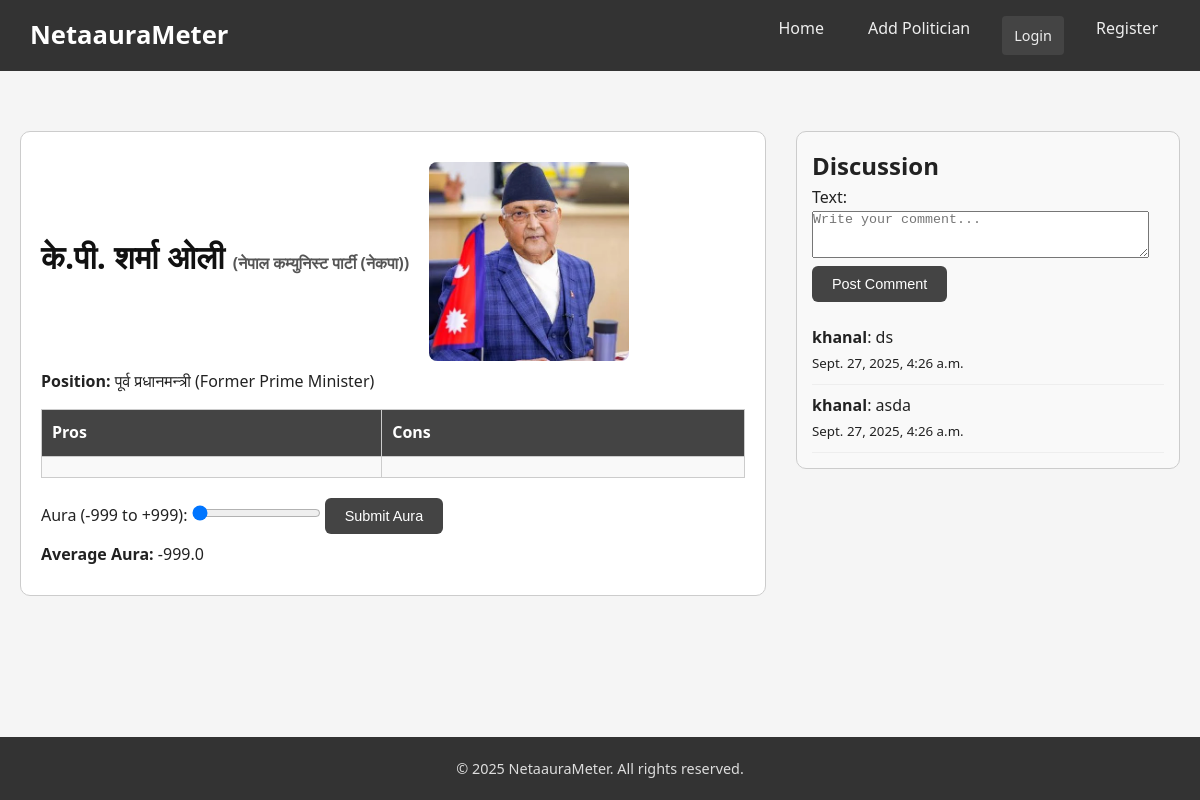
/politicians/1/, run on the app's committed database.
### core/models.py (models this page shows, shortened)
class Politician(models.Model):
    name = models.CharField(max_length=255)
    party = models.CharField(max_length=255, blank=True, null=True)
    position = models.CharField(max_length=255, blank=True, null=True)
    biography = models.TextField(blank=True)
    social_links = models.JSONField(default=dict, blank=True,null=True)  # {"twitter": "..."}
    tags = models.CharField(max_length=255, blank=True)
    image = models.ImageField(upload_to="politicians/")
    average_aura = models.FloatField(default=0.0)
    is_approved = models.BooleanField(default=False)
    created_by = models.ForeignKey(User, on_delete=models.SET_NULL, null=True)
    created_at = models.DateTimeField(auto_now_add=True)

class Comment(models.Model):
    politician = models.ForeignKey(Politician, on_delete=models.CASCADE, related_name="comments")
    user = models.ForeignKey(settings.AUTH_USER_MODEL, on_delete=models.CASCADE)
    text = models.TextField()
    created_at = models.DateTimeField(auto_now_add=True)

### core/views.py (the view, shortened to what this page needs)
# urls.py: path("politicians/<int:pk>/", views.politician_detail, name="politician_detail"),
def politician_detail(request, pk):
    politician = get_object_or_404(Politician, pk=pk, is_approved=True)
    ratings = politician.rating_set.all()
    avg = ratings.aggregate(Avg('aura_score'))['aura_score__avg']
    politician.average_aura = round(avg, 1) if avg is not None else 0
    comments = politician.comments.all().order_by("-created_at")
    comment_form = CommentForm()
    rating_form = RatingForm()
    return render(request, "core/politician_detail.html", {
        "politician": politician,
        "ratings": ratings,
        "comments": comments,
        "comment_form": comment_form,
        "rating_form": rating_form,
    })

### core/forms.py
class CommentForm(forms.ModelForm):
    class Meta:
        model = Comment
        fields = ["text"]
        widgets = {
            "text": forms.Textarea(attrs={"rows": 3, "placeholder": "Write your comment..."})
        }

class RatingForm(forms.ModelForm):
    class Meta:
        model = Rating
        fields = ['aura_score']
        widgets = {
            'aura_score': forms.NumberInput(attrs={'type': 'range', 'min': -999, 'max': 999})
        }

### core/templates/core/politician_detail.html (shortened to what this page needs)
{% extends 'base.html' %}
{% load static %}
{% block content %}
<div class="politician-detail-wrapper">
    <div class="politician-details">
        <div class="politician-header">
            <h1>{{ politician.name }} <span>({{ politician.party }})</span></h1>
            <img src="{{ politician.image.url }}" alt="{{ politician.name }}">
        </div>
        <div class="politician-info">
            <p><strong>Position:</strong> {{ politician.position }}</p>
           <div class="pros-cons">
    <table class="pros-cons-table">
        <thead>
            <tr>
                <th>Pros</th>
                <th>Cons</th>
            </tr>
        </thead>
        <tbody>
            <tr>
                <td>{{ politician.pros|linebreaksbr }}</td>
                <td>{{ politician.cons|linebreaksbr }}</td>
            </tr>
        </tbody>
    </table>
</div>
            <div class="aura-slider">
                <form method="post" action="{% url 'rate_politician' politician.pk %}">
                    <label for="aura_score">Aura (-999 to +999):</label>
                    <input type="range" id="aura_score" name="aura_score" min="-999" max="999" value="{{ politician.average_aura|default:0 }}">
                    <button type="submit" class="btn-submit">Submit Aura</button>
                </form>
                <p><strong>Average Aura:</strong> {{ politician.average_aura|floatformat:1 }}</p>
            </div>
        </div>
    </div>
    <div class="discussion-section">
        <h2>Discussion</h2>
        <form method="post" action="">
            {{ comment_form.as_p }}
            <button type="submit" name="comment_submit" class="btn-submit">Post Comment</button>
        </form>
        <div class="discussion-messages">
            {% for comment in comments %}
                <div class="discussion-item">
                    <p><strong>{{ comment.user.username }}</strong>: {{ comment.text }}</p>
                    <small>{{ comment.created_at }}</small>
                </div>
            {% empty %}
                <p>No discussions yet. Start one!</p>
            {% endfor %}
        </div>
    </div>
</div>
{% endblock %}

### static/css/style.css (style rules this page uses)
:root { --primary-color: #333; --secondary-color: #444; --accent-color: #28a745; --danger-color: #dc3545; --warning-color: #ffc107; --bg-color: #f5f5f5; --text-color: #222; --text-muted: #555; --card-shadow: rgba(0,0,0,0.1); --card-shadow-hover: rgba(0,0,0,0.2); }
* { margin: 0; padding: 0; box-sizing: border-box; }
html, body { height: 100%; display: flex; flex-direction: column; }
body { font-family: 'Segoe UI', Tahoma, Geneva, Verdana, sans-serif; background-color: var(--bg-color); color: var(--text-color); line-height: 1.6; }
.btn-login, .btn-logout, .btn-submit, .btn-approve, .btn-warning, .btn-danger { padding: 8px 14px; border: none; border-radius: 4px; cursor: pointer; text-decoration: none; transition: background 0.3s; display: inline-block; font-size: 0.9rem; }
.btn-login, .btn-logout, .btn-submit { background-color: var(--secondary-color); color: #fff; }
.politician-header { display: flex; align-items: center; gap: 20px; flex-wrap: wrap; }
.politician-header h1 { font-size: 2rem; color: #111; }
.politician-header span { font-size: 1rem; color: var(--text-muted); }
.politician-header img { max-width: 200px; border-radius: 6px; object-fit: cover; }
.politician-info p { margin: 8px 0; }
.btn-submit { background-color: var(--secondary-color); color: #fff; padding: 10px 20px; border-radius: 6px; border: none; cursor: pointer; transition: background 0.3s; }
.politician-detail-wrapper { display: flex; justify-content: space-between; align-items: flex-start; gap: 30px; margin-top: 20px; }
.discussion-section { flex: 1; border: 1px solid #ccc; border-radius: 10px; padding: 15px; background: #f9f9f9; max-height: 80vh; overflow-y: auto; }
.discussion-messages { margin-top: 15px; }
.discussion-item { border-bottom: 1px solid #eee; padding: 8px 0; }
.politician-details { flex: 2; border: 1px solid #ccc; border-radius: 10px; padding: 20px; background: #fff; }
.politician-header img { max-width: 200px; border-radius: 8px; margin-top: 10px; }
.pros-cons-table { width: 100%; border-collapse: collapse; margin: 15px 0; }
.pros-cons-table th, .pros-cons-table td { border: 1px solid #ccc; padding: 10px; text-align: left; vertical-align: top; }
.pros-cons-table th { background-color: var(--secondary-color); color: #fff; }
.pros-cons-table td { background-color: #f9f9f9; }
.aura-slider { margin-top: 20px; }

### data on the page
Politician: name "के.पी. शर्मा ओली", party "नेपाल कम्युनिस्ट पार्टी (नेकपा)", image (picture), position "पूर्व प्रधानमन्त्री (Former Prime Minister)", aura_score "-999", average_aura "-999.0"
Comment: user.username "khanal", text "ds", created_at "Sept. 27, 2025, 4:26 a.m."
Comment: user.username "khanal", text "asda", created_at "Sept. 27, 2025, 4:26 a.m."
